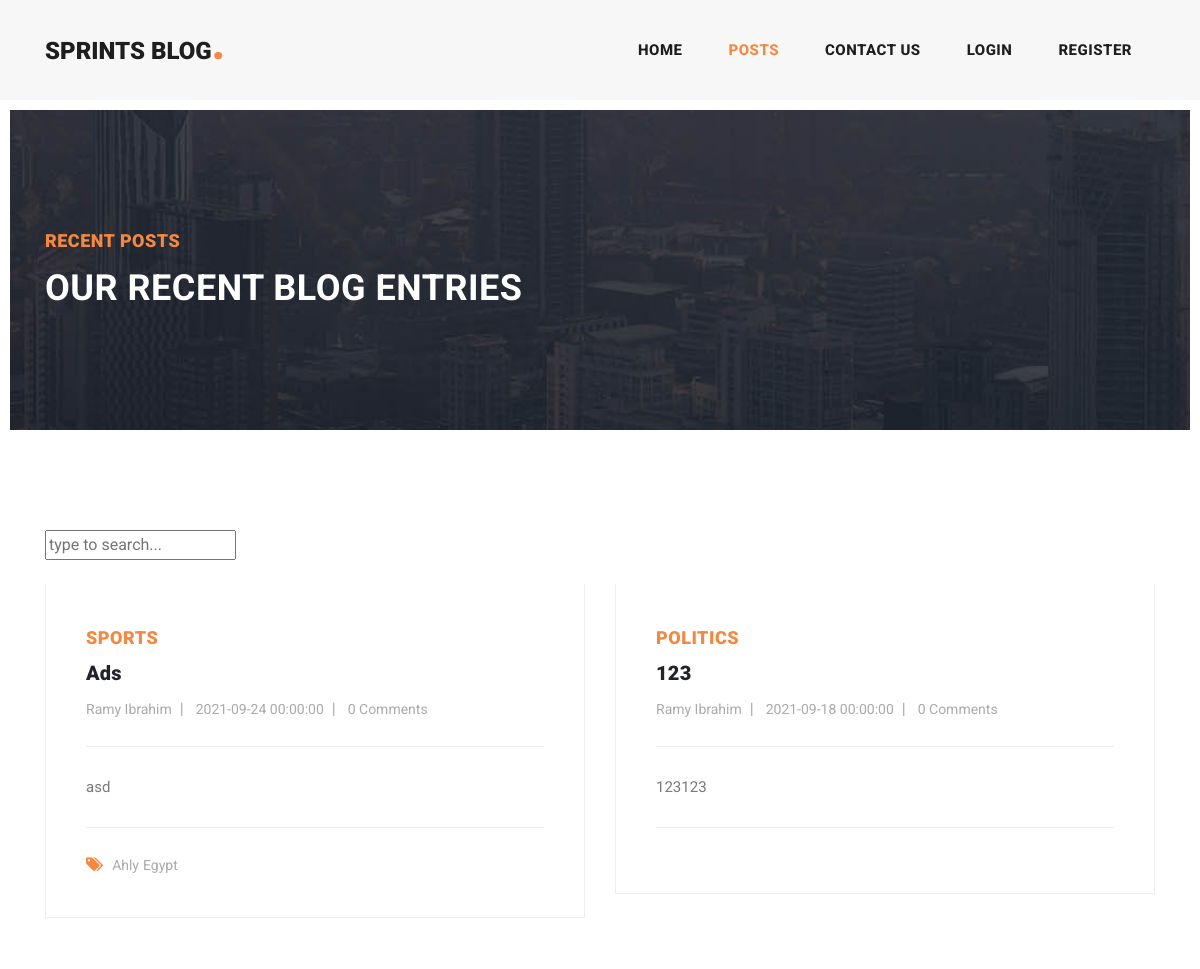
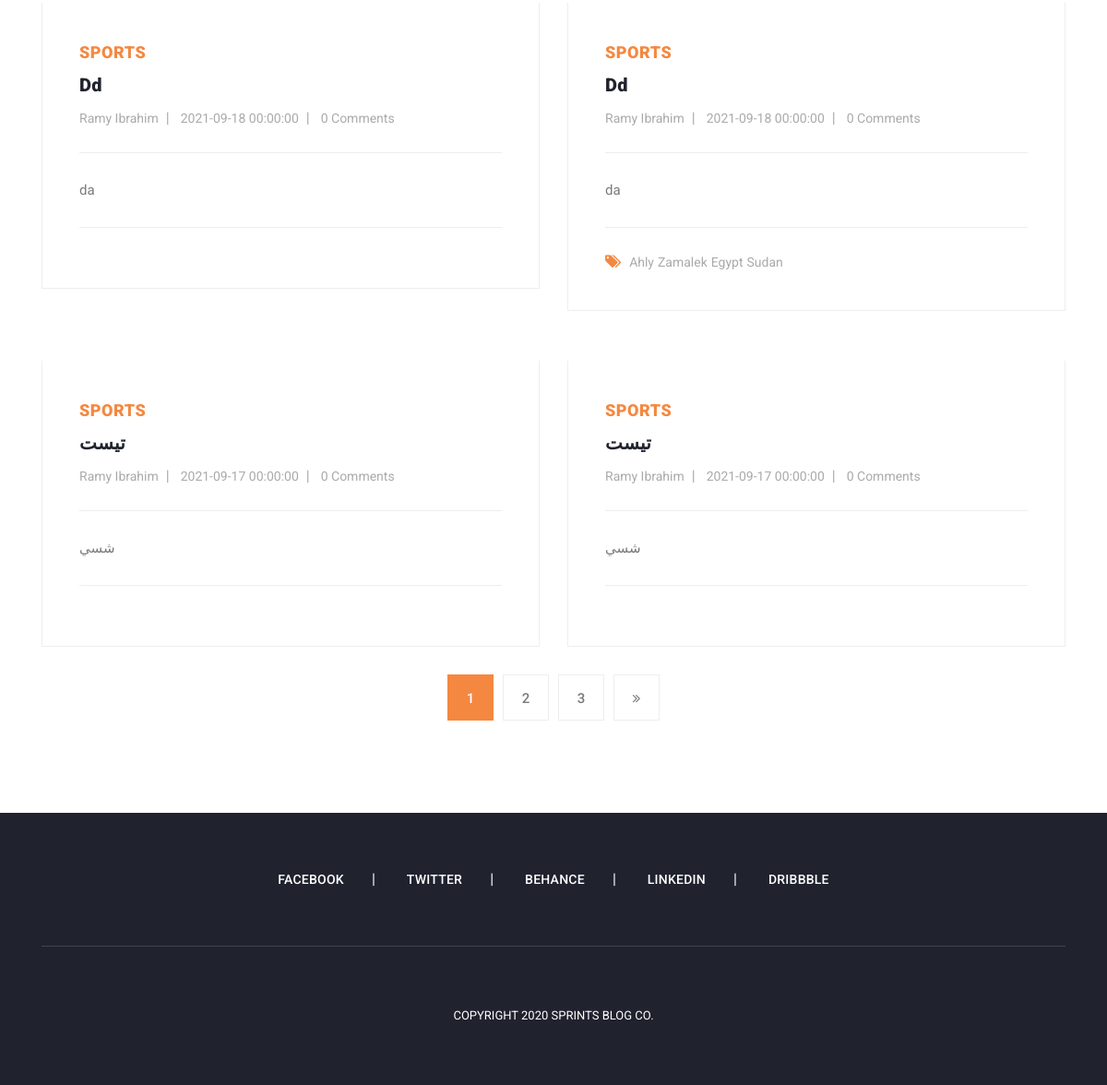
/blog/site/posts.php, run on the app's committed database (2 pictures, top to bottom).
### tables this page shows
CREATE TABLE `posts` (
  `id` bigint(20) UNSIGNED NOT NULL,
  `title` varchar(1000) NOT NULL,
  `content` longtext NOT NULL,
  `image` varchar(1000) NOT NULL,
  `publish_date` datetime NOT NULL,
  `created_at` datetime NOT NULL DEFAULT current_timestamp(),
  `updated_at` datetime DEFAULT NULL,
  `category_id` bigint(20) UNSIGNED NOT NULL,
  `user_id` bigint(20) UNSIGNED NOT NULL
);

CREATE TABLE `categories` (
  `id` bigint(20) UNSIGNED NOT NULL,
  `name` varchar(50) NOT NULL
);

CREATE TABLE `users` (
  `id` bigint(20) UNSIGNED NOT NULL,
  `name` varchar(500) NOT NULL,
  `username` varchar(255) NOT NULL,
  `password` varchar(255) NOT NULL,
  `email` varchar(255) NOT NULL,
  `phone` varchar(50) DEFAULT NULL,
  `type` tinyint(4) NOT NULL DEFAULT 0
);

CREATE TABLE `tags` (
  `id` bigint(20) UNSIGNED NOT NULL,
  `name` varchar(200) NOT NULL
);

### blog/site/logic/posts.php (called while the page is built, shortened)
<?php
require_once(BASE_PATH . '/dal/basic_dal.php');
function getPosts(
    $page_size,
    $page = 1,
    $category_id = null,
    $tag_id = null,
    $user_id = null,
    $q = null,
    $order_field = "publish_date",
    $order_by = "desc"
) {
    $offset = ($page - 1) * $page_size;
    $sql = "SELECT p.*,c.name AS category_name,u.name AS user_name FROM posts p
    INNER JOIN categories c ON c.id=p.category_id
    INNER JOIN users u ON u.id=p.user_id
    WHERE 1=1";
    $types = '';
    $vals = [];
    $sql = addWhereConditions($sql, $category_id, $tag_id, $user_id, $q, $types, $vals);
    $sql .= " ORDER BY $order_field $order_by limit $offset,$page_size";
    $posts =  getRows($sql, $types, $vals);
    for ($i = 0; $i < count($posts); $i++) {
        $posts[$i]['comments'] = getPostCommentsCount($posts[$i]['id']);
        $posts[$i]['tags'] = getPostTags($posts[$i]['id']);
    }
    return $posts;
}
function getPostsCount($category_id = null, $tag_id = null, $user_id = null, $q = null)
{
    $sql = "SELECT count(0) as cnt FROM posts p
    INNER JOIN categories c ON c.id=p.category_id
    INNER JOIN users u ON u.id=p.user_id
    WHERE 1=1";
    $types = '';
    $vals = [];
    $sql = addWhereConditions($sql, $category_id, $tag_id, $user_id, $q, $types, $vals);
    return  getRow($sql, $types, $vals)['cnt'];
}
function addWhereConditions($sql, $category_id = null, $tag_id = null, $user_id = null, $q = null, &$types, &$vals)
{
    return $sql;
}
function getPostCommentsCount($postId)
{
    $sql = "SELECT COUNT(0) as cnt FROM comments WHERE post_id=$postId";
    $result = getRow($sql);
    return $result['cnt'];
}
function getPostTags($postId)
{
    $sql = "SELECT t.id,t.name FROM post_tags pt
    INNER JOIN tags t ON t.id=pt.tag_id
    WHERE post_id=$postId";
    return getRows($sql);
}

### blog/site/dal/basic_dal.php (called while the page is built, shortened)
<?php
function getConnection()
{
    $conn = mysqli_connect('localhost', 'root', '', 'blog');
    mysqli_query($conn, "SET CHARACTER SET utf-8");
    return $conn;
}
function getRows($sql, $types = null, $vals = null)
{
    $results = [];
    $conn = getConnection();
    if ($conn) {
        if ($types && $vals) {
            $stmt = mysqli_prepare($conn, $sql);
            mysqli_stmt_bind_param($stmt, $types, ...$vals);
            mysqli_stmt_execute($stmt);
            $query = mysqli_stmt_get_result($stmt);
            mysqli_stmt_close($stmt);
        } else {
            $query = mysqli_query($conn, $sql);
        }
        while (($row = mysqli_fetch_assoc($query)) != null) {
            array_push($results, $row);
        }
    }
    return $results;
}
function getRow($sql, $types = null, $vals = null)
{
    $results = getRows($sql, $types, $vals);
    if (count($results) > 0)
        return $results[0];
    return null;
}

### blog/site/posts.php (the view, shortened to what this page needs)
<?php
require_once(BASE_PATH . '/logic/posts.php');
$category_id = isset($_REQUEST['category_id']) ? $_REQUEST['category_id'] : null;
$tag_id = isset($_REQUEST['tag_id']) ? $_REQUEST['tag_id'] : null;
$q = isset($_REQUEST['q']) ? $_REQUEST['q'] : null;
$page = isset($_REQUEST['page']) ? $_REQUEST['page'] : 1;
$page_size = 6;
$posts = getPosts($page_size, $page, $category_id, $tag_id, null, $q);
$posts_count  = getPostsCount($category_id, $tag_id, null, $q);
$page_count = ceil($posts_count / $page_size);
function getUrl($p,$category_id,$tag_id,$q)
{
    $url = BASE_URL . "/posts.php?page=$p";
    return $url;
}
?>
<?php require_once('layout/header.php'); ?>
<div class="heading-page header-text">
    <section class="page-heading">
        <div class="container">
            <div class="row">
                <div class="col-lg-12">
                    <div class="text-content">
                        <h4>Recent Posts</h4>
                        <h2>Our Recent Blog Entries</h2>
                    </div>
                </div>
            </div>
        </div>
    </section>
</div>
<section class="blog-posts">
    <div class="container">
        <div class="row">
            <div class="col-lg-12">
                <div class="sidebar-item search">
                    <form id="search_form" name="gs" method="GET" action="<?= BASE_URL . '/posts.php' ?>">
                        <input type="text" value="<?= isset($_REQUEST['q']) ? $_REQUEST['q'] : '' ?>" name="q" class="searchText" placeholder="type to search..." autocomplete="on">
                    </form>
                </div>
            </div>
        </div>
        <div class="row">
            <div class="col-lg-12">
                <div class="all-blog-posts">
                    <div class="row">
                        <?php
                        foreach ($posts as $post) {
                        ?>
                            <div class="col-lg-6">
                                <div class="blog-post">
                                    <div class="blog-thumb">
                                    </div>
                                    <div class="down-content">
                                        <span><?= $post['category_name'] ?></span>
                                        <a href="<?= BASE_URL . '/post-details.php?id=' . $post['id'] ?>">
                                            <h4><?= $post['title'] ?></h4>
                                        </a>
                                        <ul class="post-info">
                                            <li><a href="#"><?= $post['user_name'] ?></a></li>
                                            <li><a href="#"><?= $post['publish_date'] ?></a></li>
                                            <li><a href="#"><?= $post['comments'] ?> Comments</a></li>
                                        </ul>
                                        <p><?= $post['content'] ?></p>
                                        <?php
                                        if ($post['tags']) {
                                        ?>
                                            <div class="post-options">
                                                <div class="row">
                                                    <div class="col-6">
                                                        <ul class="post-tags">
                                                            <li><i class="fa fa-tags"></i></li>
                                                            <?php
                                                            foreach ($post['tags'] as $tag) {
                                                            ?>
                                                                <li><a href="<?= BASE_URL."/posts.php?tag_id={$tag['id']}"?>"><?= $tag['name'] ?></a></li>
                                                            <?php
                                                            }
                                                            ?>
                                                        </ul>
                                                    </div>
                                                </div>
                                            </div>
                                        <?php
                                        }
                                        ?>
                                    </div>
                                </div>
                            </div>
                        <?php
                        }
                        ?>
                    </div>
                    <div class="col-lg-12">
                        <ul class="page-numbers">
                            <?php
                            $nxtUrl = getUrl($page + 1,$category_id,$tag_id,$q);
                            for ($i = 1; $i <= $page_count; $i++) {
                                $url = getUrl($i,$category_id,$tag_id,$q);
                                echo "<li class=" . ($i == $page ? "active" : "") . "><a href='{$url}'>{$i}</a></li>";
                            }
                            if ($page < $page_count) echo "<li><a href='{$nxtUrl}'><i class='fa fa-angle-double-right'></i></a></li>";
                            ?>
                        </ul>
                    </div>
                </div>
            </div>
        </div>
    </div>
</section>
<?php require_once('layout/footer.php') ?>

### blog/site/assets/css/templatemo-stand-blog.css (style rules this page uses)
body { font-family: 'Roboto', sans-serif; overflow-x: hidden; text-rendering: optimizeLegibility; -webkit-font-smoothing: antialiased; -moz-osx-font-smoothing: grayscale; }
p { margin-bottom: 0px; font-size: 15px; font-weight: 400; color: #7a7a7a; line-height: 30px; }
a { text-decoration: none!important; }
ul { padding: 0; margin: 0; list-style: none; }
h1, h2, h3, h4, h5, h6 { margin: 0px; }
.heading-page { padding-top: 110px; }
.page-heading { margin: 0px 10px; padding: 120px 0px; text-align: left; background-position: center center; background-repeat: no-repeat; background-size: cover; background-image: url(../images/heading-bg.jpg); }
.page-heading .text-content h4 { color: #f48840; font-size: 18px; text-transform: uppercase; font-weight: 900; letter-spacing: 0.5px; margin-bottom: 15px; }
.page-heading .text-content h2 { color: #fff; font-size: 36px; font-weight: 700; text-transform: uppercase; letter-spacing: 0.5px; }
.blog-posts { margin-top: 100px; }
.blog-posts .blog-post { margin-bottom: 30px; }
.blog-posts .down-content { padding: 40px; border-right: 1px solid #eee; border-left: 1px solid #eee; border-bottom: 1px solid #eee; }
.blog-posts .down-content span { font-size: 18px; text-transform: uppercase; letter-spacing: 0.5px; font-weight: 900; color: #f48840; }
.blog-posts .down-content h4 { font-size: 24px; text-transform: capitalize; letter-spacing: 0.5px; font-weight: 900; color: #20232e; margin: 10px 0px 12px 0px; }
.blog-posts .down-content ul.post-info li { display: inline-block; margin-right: 8px; }
.blog-posts .down-content ul.post-info li:after { content: '|'; color: #aaa; margin-left: 8px; }
.blog-posts .down-content h4 { font-size: 20px; letter-spacing: 0.25px; }
.blog-posts .down-content ul.post-info li:last-child::after { display: none; }
.blog-posts .down-content ul.post-info li a { font-size: 14px; color: #aaa; font-weight: 400; transition: all .3s; }
.blog-posts .down-content p { padding: 25px 0px; margin: 25px 0px; border-top: 1px solid #eee; border-bottom: 1px solid #eee; }
.blog-posts .down-content ul.post-tags li, .blog-posts .down-content ul.post-share li { display: inline-block; }
.blog-posts .down-content ul.post-tags li:first-child i, .blog-posts .down-content ul.post-share li:first-child i { color: #f48840; margin-right: 5px; }
.blog-posts .down-content ul.post-tags li, .blog-posts .down-content ul.post-share li { color: #aaa; }
.blog-posts .down-content ul.post-tags li a, .blog-posts .down-content ul.post-share li a { font-size: 14px; color: #aaa; font-weight: 400; transition: all .3s; }
ul.page-numbers { text-align: center; }
ul.page-numbers li { display: inline-block; margin: 0px 5px; }
ul.page-numbers li a { width: 50px; height: 50px; display: inline-block; text-align: center; line-height: 50px; font-size: 15px; color: #7a7a7a; border: 1px solid #eee; font-weight: 500; transition: all 0.3s; }
ul.page-numbers li.active a { background-color: #f48840; border-color: #f48840; color: #fff; }

### data on the page
posts: category.name "SPORTS", title "Ads", user.name "Ramy Ibrahim", publish_date "2021-09-24 00:00:00", comments "0", content "asd"
tags: name "Ahly"
tags: name "Egypt"
posts: category.name "POLITICS", title "123", user.name "Ramy Ibrahim", publish_date "2021-09-18 00:00:00", comments "0", content "123123"
posts: category.name "SPORTS", title "Dd", user.name "Ramy Ibrahim", publish_date "2021-09-18 00:00:00", comments "0", content "da"
posts: category.name "SPORTS", title "Dd", user.name "Ramy Ibrahim", publish_date "2021-09-18 00:00:00", comments "0", content "da"
tags: name "Zamalek"
tags: name "Sudan"
posts: category.name "SPORTS", title "تيست", user.name "Ramy Ibrahim", publish_date "2021-09-17 00:00:00", comments "0", content "شسي"
posts: category.name "SPORTS", title "تيست", user.name "Ramy Ibrahim", publish_date "2021-09-17 00:00:00", comments "0", content "شسي"
